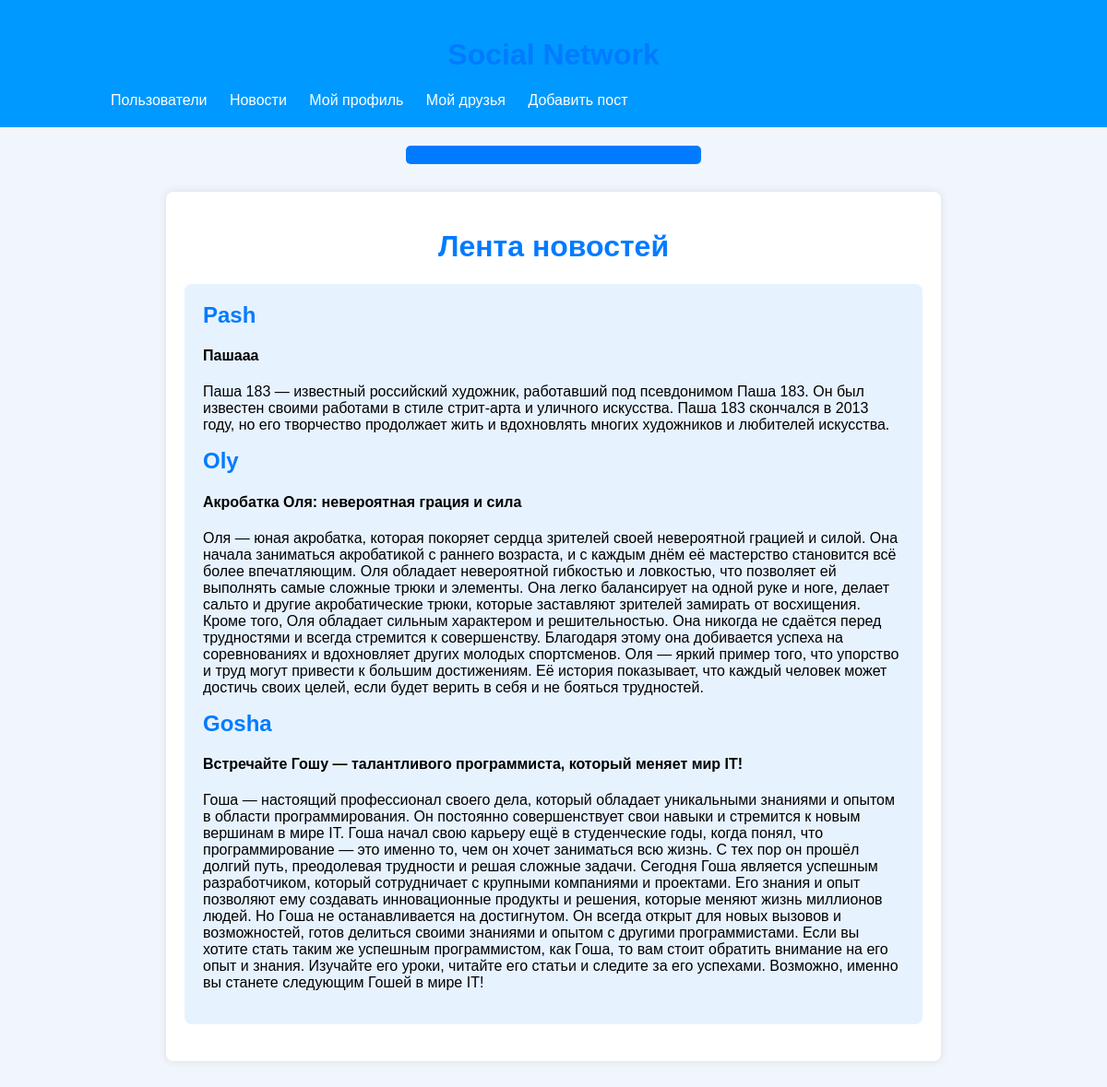
Page /posts (signed in) on the committed database.
### app.py (models this page shows, shortened)
class Post(db.Model):
    id = db.Column(db.Integer, primary_key=True)
    title = db.Column(db.String(100), nullable=False)
    content = db.Column(db.Text, nullable=False)
    user_id = db.Column(db.Integer, db.ForeignKey('user.id'), nullable=False)

class User(UserMixin, db.Model):
    id = db.Column(db.Integer, primary_key=True)
    username = db.Column(db.String(20), unique=True, nullable=False)
    email = db.Column(db.String(120), unique=True, nullable=False)
    password_hash = db.Column(db.String(128), nullable=False)
    posts = db.relationship('Post', backref='author', lazy=True)
    followed = db.relationship(
        'User', secondary=followers,
        primaryjoin=(followers.c.follower_id == id),
        secondaryjoin=(followers.c.followed_id == id),
        backref=db.backref('followers', lazy='dynamic'), lazy='dynamic')

### app.py (the view)
@app.route('/posts')
@login_required
def posts():
    posts_page = Post.query.order_by(Post.id.desc()).all()
    return render_template('posts.html', posts=posts_page)

### app.py (called while the page is built)
@login_manager.user_loader
def load_user(user_id):
    return User.query.get(int(user_id))

### templates/posts.html
{% extends 'base.html' %}
{% block style %}<link rel="stylesheet" href="{{url_for('static', filename='posts.css')}}">{% endblock %}
{% block body %}
    <div class="container">
        <h1>Лента новостей</h1>
        <div class="post">
            <div>
            {% for post in posts %}
            <h2 class="username">{{ post.author.username }}</h2>
            <h4 class="title">{{ post.title }}</h4>
            <p>{{ post.content }}</p>
            {% endfor %}
            </div>
        </div>
    </div>
{% endblock %}

### static/posts.css (style rules this page uses)
body { margin: 0; padding: 0; font-family: Arial, sans-serif; background-color: #f0f6fc; }
.container { width: 800px; margin: 50px auto; background-color: #fff; padding: 20px; border-radius: 8px; box-shadow: 0px 0px 10px rgba(0, 0, 0, 0.1); }
h1 { color: #007bff; }
.username { color: #007bff; }
.post { background-color: #e7f2ff; padding: 20px; margin-bottom: 20px; border-radius: 8px; }
.post h2 { margin-top: 0; }

### static/base.css (style rules this page uses)
body { margin: 0; padding: 0; font-family: Arial, sans-serif; }
h1 { color: #007bff; text-align: center; }

### rows in the picture
Post: author.username "Pash", title "Пашааа", content "Паша 183 — известный российский художник, работавший под псевдонимом Паша 183. Он был известен своими работами в стиле стрит-арта и уличного искусства. Паша 183 скончался в 2013 году, но его творчество продолжает жить и вдохновлять многих художников и любителей искусства."
Post: author.username "Oly", title "Акробатка Оля: невероятная грация и сила", content "Оля — юная акробатка, которая покоряет сердца зрителей своей невероятной грацией и силой. Она начала заниматься акробатикой с раннего возраста, и с каждым днём её мастерство становится всё более впечатляющим. Оля обладает невероятной гибкостью и ловкостью, что позволяет ей выполнять самые сложные трюки и элементы. Она легко балансирует на одной руке и ноге, делает сальто и другие акробатические трюки, которые заставляют зрителей замирать от восхищения. Кроме того, Оля обладает сильным характером и решительностью. Она никогда не сдаётся перед трудностями и всегда стремится к совершенству. Благодаря этому она добивается успеха на соревнованиях и вдохновляет других молодых спортсменов. Оля —…"
Post: author.username "Gosha", title "Встречайте Гошу — талантливого программиста, который меняет мир IT!", content "Гоша — настоящий профессионал своего дела, который обладает уникальными знаниями и опытом в области программирования. Он постоянно совершенствует свои навыки и стремится к новым вершинам в мире IT. Гоша начал свою карьеру ещё в студенческие годы, когда понял, что программирование — это именно то, чем он хочет заниматься всю жизнь. С тех пор он прошёл долгий путь, преодолевая трудности и решая сложные задачи. Сегодня Гоша является успешным разработчиком, который сотрудничает с крупными компаниями и проектами. Его знания и опыт позволяют ему создавать инновационные продукты и решения, которые меняют жизнь миллионов людей. Но Гоша не останавливается на достигнутом. Он всегда открыт для новых…"
